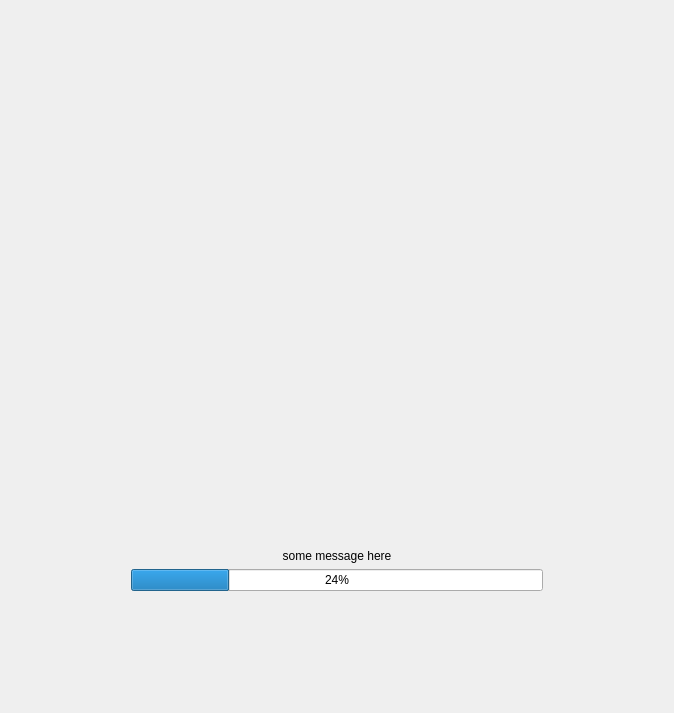
<?xml version="1.0" encoding="UTF-8"?>
<ui version="4.0">
 <class>loading</class>
 <widget class="QWidget" name="loading">
  <property name="geometry">
   <rect>
    <x>0</x>
    <y>0</y>
    <width>674</width>
    <height>713</height>
   </rect>
  </property>
  <property name="windowTitle">
   <string>Form</string>
  </property>
  <layout class="QGridLayout" name="gridLayout">
   <item row="6" column="2">
    <spacer name="verticalSpacer_2">
     <property name="orientation">
      <enum>Qt::Orientation::Vertical</enum>
     </property>
     <property name="sizeHint" stdset="0">
      <size>
       <width>20</width>
       <height>40</height>
      </size>
     </property>
    </spacer>
   </item>
   <item row="1" column="0">
    <spacer name="horizontalSpacer">
     <property name="orientation">
      <enum>Qt::Orientation::Horizontal</enum>
     </property>
     <property name="sizeHint" stdset="0">
      <size>
       <width>40</width>
       <height>20</height>
      </size>
     </property>
    </spacer>
   </item>
   <item row="1" column="4">
    <spacer name="horizontalSpacer_2">
     <property name="orientation">
      <enum>Qt::Orientation::Horizontal</enum>
     </property>
     <property name="sizeHint" stdset="0">
      <size>
       <width>0</width>
       <height>0</height>
      </size>
     </property>
    </spacer>
   </item>
   <item row="1" column="2">
    <widget class="QLabel" name="loadingFrame">
     <property name="minimumSize">
      <size>
       <width>400</width>
       <height>400</height>
      </size>
     </property>
     <property name="maximumSize">
      <size>
       <width>400</width>
       <height>400</height>
      </size>
     </property>
     <property name="text">
      <string/>
     </property>
     <property name="scaledContents">
      <bool>true</bool>
     </property>
     <property name="wordWrap">
      <bool>true</bool>
     </property>
    </widget>
   </item>
   <item row="0" column="2">
    <spacer name="verticalSpacer">
     <property name="orientation">
      <enum>Qt::Orientation::Vertical</enum>
     </property>
     <property name="sizeHint" stdset="0">
      <size>
       <width>20</width>
       <height>40</height>
      </size>
     </property>
    </spacer>
   </item>
   <item row="3" column="2">
    <widget class="QLabel" name="loadingIcon">
     <property name="sizePolicy">
      <sizepolicy hsizetype="MinimumExpanding" vsizetype="Preferred">
       <horstretch>0</horstretch>
       <verstretch>0</verstretch>
      </sizepolicy>
     </property>
     <property name="text">
      <string/>
     </property>
     <property name="scaledContents">
      <bool>true</bool>
     </property>
     <property name="alignment">
      <set>Qt::AlignmentFlag::AlignCenter</set>
     </property>
     <property name="wordWrap">
      <bool>true</bool>
     </property>
    </widget>
   </item>
   <item row="4" column="1" colspan="3">
    <widget class="QLabel" name="messageShow">
     <property name="sizePolicy">
      <sizepolicy hsizetype="Ignored" vsizetype="Preferred">
       <horstretch>0</horstretch>
       <verstretch>0</verstretch>
      </sizepolicy>
     </property>
     <property name="text">
      <string>some message here</string>
     </property>
     <property name="alignment">
      <set>Qt::AlignmentFlag::AlignCenter</set>
     </property>
     <property name="wordWrap">
      <bool>true</bool>
     </property>
    </widget>
   </item>
   <item row="5" column="1" colspan="3">
    <widget class="QProgressBar" name="loadingProcess">
     <property name="value">
      <number>24</number>
     </property>
    </widget>
   </item>
  </layout>
 </widget>
 <resources/>
 <connections/>
</ui>
